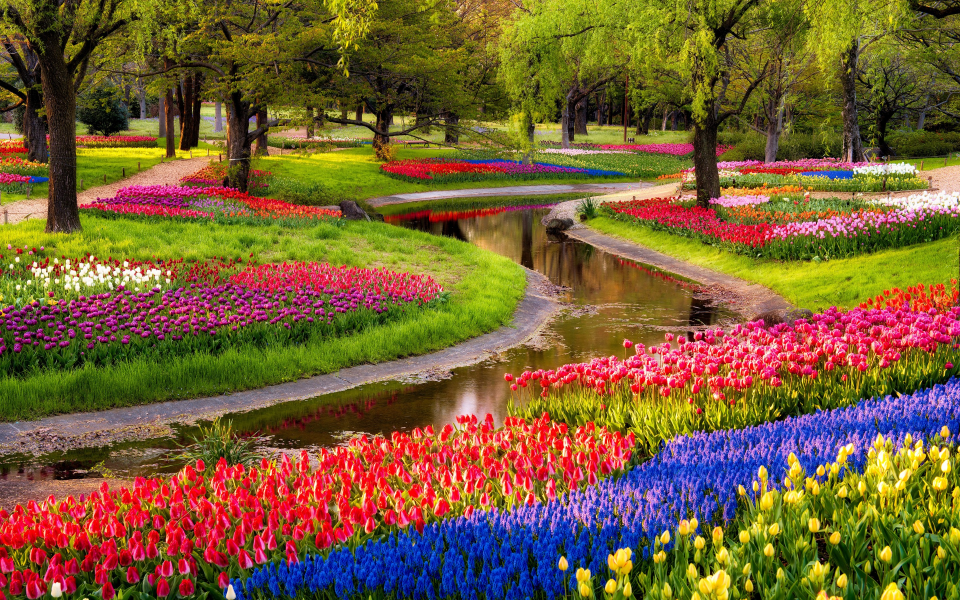
#> input picture k-means/garden.jpeg, 2880 x 1800 px (shown at 1/3 size)
$ jupyter execute Dominant_Colour_Extraction.ipynb
#> lines starting #> are read from the running program, lines starting #| are printed output that depends on the picture
[cell 1]
import cv2
import numpy as np
import matplotlib.pyplot as plt

[cell 2]
img = cv2.imread("garden.jpeg")
#> img is the input picture: shape (1800, 2880, 3); mean B, G, R 52.7, 94.6, 120.8
#print(img)
plt.imshow(img)
plt.show()

[cell 3]
img = cv2.cvtColor(img, cv2.COLOR_BGR2RGB)
plt.imshow(img)
plt.show()
print(img.shape)
#| (1800, 2880, 3)

[cell 4]
pixels = img.reshape((1800*2880, 3))
print(pixels.shape)
#| (5184000, 3)

[cell 5]
from sklearn.cluster import KMeans

[cell 6]
k = 5 #Dominant Colors
km = KMeans(n_clusters = k)
km.fit(pixels)

[cell 7]
centers = km.cluster_centers_
centers = np.array(centers, dtype = "uint8")
print(centers)

[cell 8]
i=1
color = []
for each_col in centers:
    plt.subplot(1, k, i)
    plt.axis("off")
    i+=1
    color.append(each_col)

    a = np.zeros((100, 100, 3), dtype = "uint8")
    a[:,:,:] = each_col
    plt.imshow(a)

plt.show()
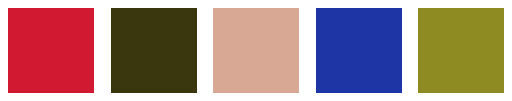
#> figure drawn by matplotlib, 5 panels

[cell 9]
#new Image

[cell 10]
new_img = np.zeros((1800*2880, 3), dtype = "uint8")
print(new_img.shape)

[cell 11]
labels = km.labels_
print(labels.shape)

[cell 12]
for each_pixel in range(new_img.shape[0]):
    new_img[each_pixel] = color[labels[each_pixel]]

#print(new_img)
new_img = new_img.reshape((img.shape))

[cell 13]
plt.imshow(img)
plt.show()
plt.imshow(new_img)
plt.show()
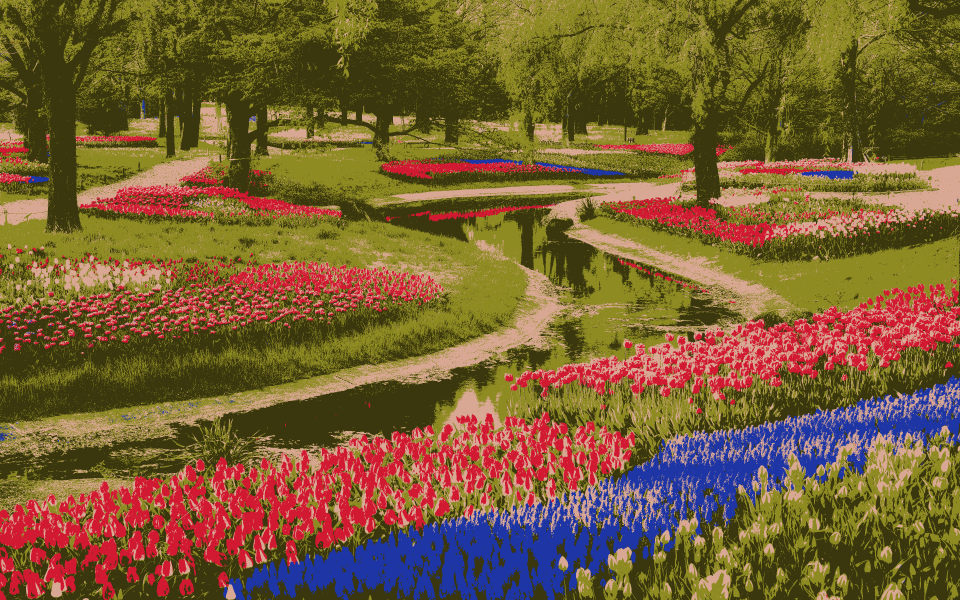
#> shown: shape (1800, 2880, 3) (shown at 1/3 size); mean R, G, B 120.6, 94.2, 52.2
